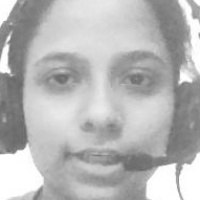
#> input picture face sample/sample1.jpg, 200 x 200 px, given in place of the camera
$ python samplecollector.py
#> lines starting #> are read from the running program, lines starting #| are printed output that depends on the picture
#For collecting our dataset
import cv2
import numpy as np


#for deteting we use face haar case classifier
face_classifier= cv2.CascadeClassifier(cv2.data.haarcascades + 'haarcascade_frontalface_default.xml')

#funtion for face extraction
def face_extactor(img):
    gray=cv2.cvtColor(img,cv2.COLOR_BGR2GRAY)
    face=face_classifier.detectMultiScale(gray,1.1,4)
    if face is():
        return None

    for (x,y,w,h) in face:
        cropped_face=img[y:y+h,x:x+h]
    return cropped_face

#opening video capture
cap=cv2.VideoCapture(0)
count=0

#aplling while condition
while True:
    ret,frame=cap.read()
#> frame is the input picture: shape (200, 200, 3); min 104, max 255, mean 183
    if face_extactor(frame) is not None:
#> in face_extactor, `face=face_classifier.detectMultiScale(gray,1.1,4)`: face = [[14, 13, 171, 171]]
#> the loop in face_extactor, `for (x,y,w,h) in face:` made 1 pass
#> pass 1, in face_extactor, `cropped_face=img[y:y+h,x:x+h]`:
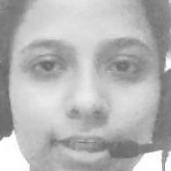
#> cropped_face: shape (171, 171, 3); min 104, max 255, mean 181.2
        count+=1
#> count = 1
        face=cv2.resize(face_extactor(frame),(200,200))
#> the loop in face_extactor (call 2), `for (x,y,w,h) in face:` made 1 pass
        face=cv2.cvtColor(face,cv2.COLOR_BGR2GRAY)
#> face: shape (200, 200)

        #here the path where we save or collect our samples
        file_path="C:/Users/Neha Dubey/PycharmProject/ML facercognition project/face sample/sample"+str(count)+'.jpg'
        cv2.imwrite(file_path,face)


        cv2.putText(face,str(count),(50,50),cv2.FONT_HERSHEY_COMPLEX,1,(0,255,0),2)
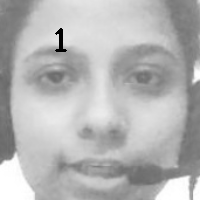
#> face: shape (200, 200); min 0, max 255, mean 180.5
        cv2.imshow('Take Sample',face)

    else:
        print("face not found")
        pass

    if cv2.waitKey(1)==13 or count==100:
#> (key Esc is pressed here)
        break

cap.release()
cv2.destroyAllWindows()
print("samples are collected!")
print("thank you")

$ run again, on face sample/sample11.jpg
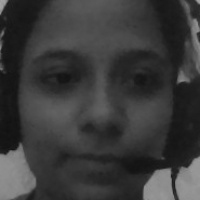
#> input picture face sample/sample11.jpg, 200 x 200 px, given in place of the camera
#> frame is the input picture: shape (200, 200, 3); min 17, max 165, mean 58.5
#> in face_extactor, `face=face_classifier.detectMultiScale(gray,1.1,4)`: face = [[14, 12, 175, 175]]
#> the loop in face_extactor, `for (x,y,w,h) in face:` made 1 pass
#> pass 1, in face_extactor, `cropped_face=img[y:y+h,x:x+h]`:
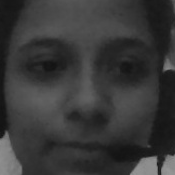
#> cropped_face: shape (175, 175, 3); min 18, max 150, mean 56.3
#> count = 1
#> the loop in face_extactor (call 2), `for (x,y,w,h) in face:` made 1 pass
#> `cv2.putText(face,str(count),(50,50),cv2.FONT_HERSHEY_COMPLEX,1,(0,255,..`:
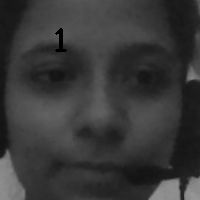
#> face: shape (200, 200); min 0, max 150, mean 56
